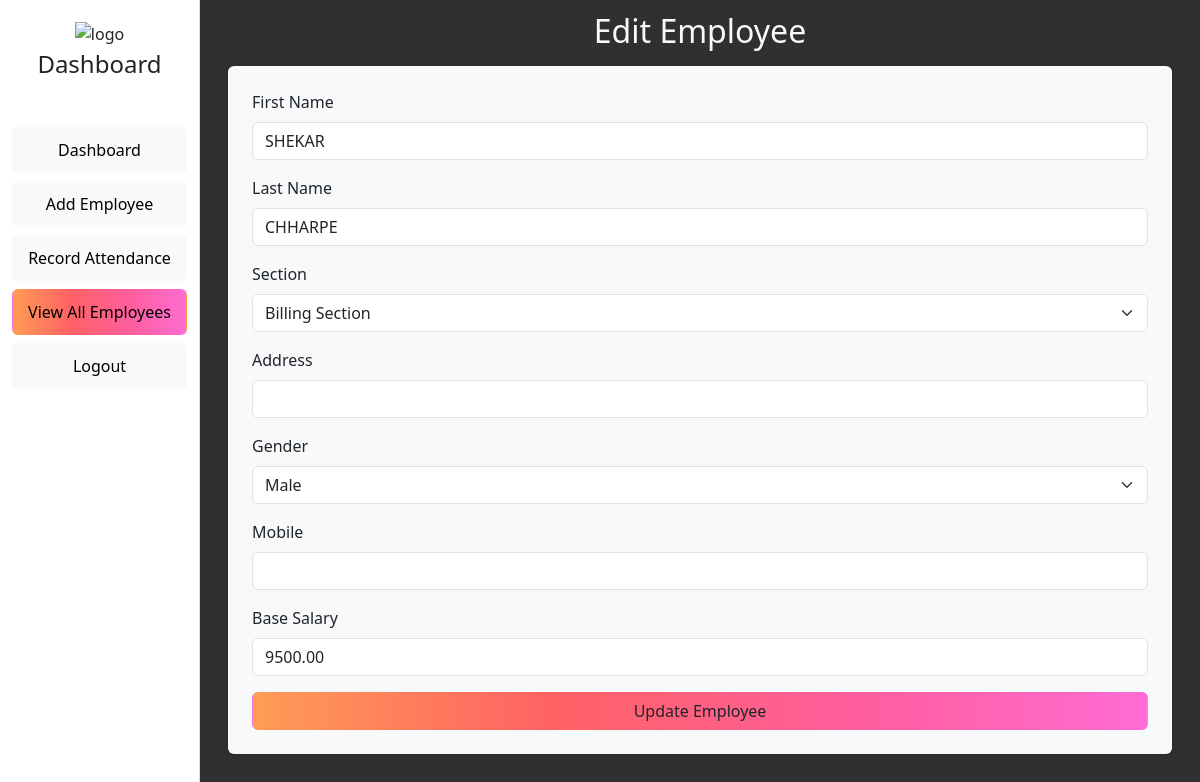
The app's page /edit/1/ (signed in) with its own data.
### emp/models.py (models this page shows, shortened)
class Employee(models.Model):
    GENDER_CHOICES = [
        ('M', 'Male'),
        ('F', 'Female'),
    ]
    SECTION_CHOICES = [
        ('Billing Section', 'Billing Section'),
        ('Men’s Nicker', 'Men’s Nicker'),
        ('Bag Section', 'Bag Section'),
        ('Saree section', 'Saree section'),
        ('Shirting and Suiting', 'Shirting and Suiting'),
        ('Men’s Readymade', 'Men’s Readymade'),
        ('Parakar', 'Parakar'),
        ('Ladies Undergarments', 'Ladies Undergarments'),
        ('Blouse Pc Section', 'Blouse Pc Section'),
        ('TOP section', 'TOP section'),
        ('Chudi Section', 'Chudi Section'),
        ('Kids Section', 'Kids Section'),
        ('Towel Section', 'Towel Section'),
    ]
    first_name = models.CharField(max_length=100)
    last_name = models.CharField(max_length=100)
    address = models.TextField(blank=True)  # Allow blank values
    gender = models.CharField(max_length=1, choices=GENDER_CHOICES)
    mobile = models.CharField(max_length=11, blank=True)  # Allow blank values
    base_salary = models.DecimalField(max_digits=10, decimal_places=2)
    section = models.CharField(max_length=50, choices=SECTION_CHOICES)  # New section field
    qr_code = models.ImageField(upload_to='qr_codes/', blank=True)

### emp/views.py (the view, shortened to what this page needs)
# urls.py: path('edit/<int:employee_id>/', views.edit_employee, name='edit_employee'),
def edit_employee(request, employee_id):
    if request.user.is_authenticated and request.user.is_superuser:
        employee = get_object_or_404(Employee, id=employee_id)
        return render(request, "edit_employee.html", {"employee": employee})
    else:
        return redirect("admin_login")

### emp/templates/edit_employee.html (shortened to what this page needs)
<!DOCTYPE html>
<html lang="en">
<head>
    <link href="https://cdn.jsdelivr.net/npm/bootstrap@5.3.0-alpha3/dist/css/bootstrap.min.css" rel="stylesheet">
</head>
<body class="gradient-form" style="background-color:#424242;">
    <div class="container-fluid">
        <div class="row">
            <div class="col-md-3 col-lg-2 side-nav">
                <div class="text-center mb-1">
                    <img src="https://mdbcdn.b-cdn.net/img/Photos/new-templates/bootstrap-login-form/lotus.webp"
                        style="width: 105px;" alt="logo">
                </div>
                <h4 class="text-center mb-5">Dashboard</h4>
                <a href="{% url 'dashboard' %}" class="btn btn-light w-100 my-2">Dashboard</a>
                <a href="{% url 'add_employee' %}" class="btn btn-light w-100 my-2">Add Employee</a>
                <a href="{% url 'scan' %}" class="btn btn-light w-100 my-2">Record Attendance</a>
                <a href="{% url 'all_employees' %}" class="btn gradient-custom-2 w-100 my-2">View All Employees</a>
                <a href="{% url 'admin_logout' %}" class="btn btn-light w-100 my-2">Logout</a>
            </div>
            <div class="col-md-9 col-lg-10" style="background-color: #303030;">
                <div class="container mt-2">
                    <div class="rounded-2 p-1">
                        <h2 class="text-center mb-3 text-light">Edit Employee</h2>
                        <form id="editEmployeeForm" method="POST" class="p-4 bg-light rounded shadow-sm">
                            <div class="mb-3">
                                <label for="first_name" class="form-label">First Name</label>
                                <input type="text" name="first_name" class="form-control" id="first_name"
                                    value="{{ employee.first_name }}" required>
                            </div>
                            <div class="mb-3">
                                <label for="last_name" class="form-label">Last Name</label>
                                <input type="text" name="last_name" class="form-control" id="last_name"
                                    value="{{ employee.last_name }}" required>
                            </div>
                            <div class="mb-3">
                                <label for="section" class="form-label">Section</label>
                                <select name="section" class="form-select" id="section" required>
                                    <option value="Billing Section" {% if employee.section == "Billing Section" %}selected{% endif %}>Billing Section</option>
                                </select>
                            </div>
                            <div class="mb-3">
                                <label for="address" class="form-label">Address</label>
                                <input type="text" name="address" class="form-control" id="address"
                                    value="{{ employee.address }}" required>
                            </div>
                            <div class="mb-3">
                                <label for="gender" class="form-label">Gender</label>
                                <select name="gender" class="form-select" id="gender" required>
                                    <option value="M" {% if employee.gender == 'M' %}selected{% endif %}>Male</option>
                                </select>
                            </div>
                            <div class="mb-3">
                                <label for="mobile" class="form-label">Mobile</label>
                                <input type="text" name="mobile" class="form-control" id="mobile"
                                    value="{{ employee.mobile }}" required>
                            </div>
                            <div class="mb-3">
                                <label for="base_salary" class="form-label">Base Salary</label>
                                <input type="number" name="base_salary" class="form-control" id="base_salary"
                                    value="{{ employee.base_salary }}" required>
                            </div>
                            <button type="button" class="btn gradient-custom-2 w-100" data-bs-toggle="modal"
                                data-bs-target="#passwordModal">
                                Update Employee
                            </button>
                        </form>
                    </div>
                </div>
            </div>
        </div>
    </div>
    {% include 'partials/toasts.html' %}
</body>
</html>

### emp/templates/edit_employee.html (style rules this page uses)
.gradient-custom-2 { background: linear-gradient(to right, #ff9c55, #ff6264, #ff5e9c, #ff6cd3); }
.side-nav { height: 100vh; background-color: #fff; border-right: 1px solid #ddd; padding-top: 20px; }
.side-nav a { color: #000; display: block; padding: 10px 15px; text-decoration: none; }
.gradient-form { background-color: #424242; }

### records on screen
Employee: first_name "SHEKAR", last_name "CHHARPE", section "Billing Section", gender "Male", base_salary "9500.00"
